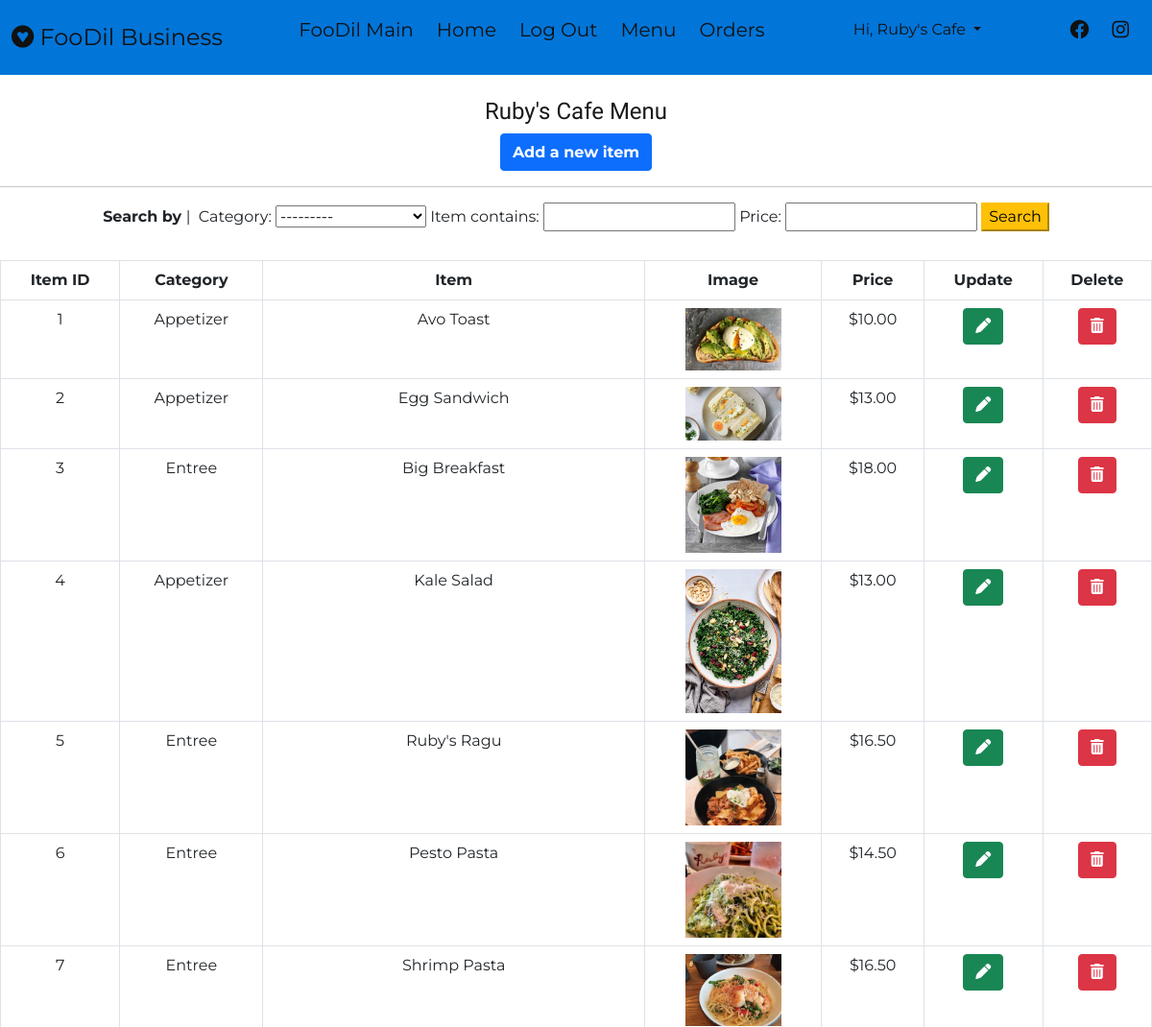
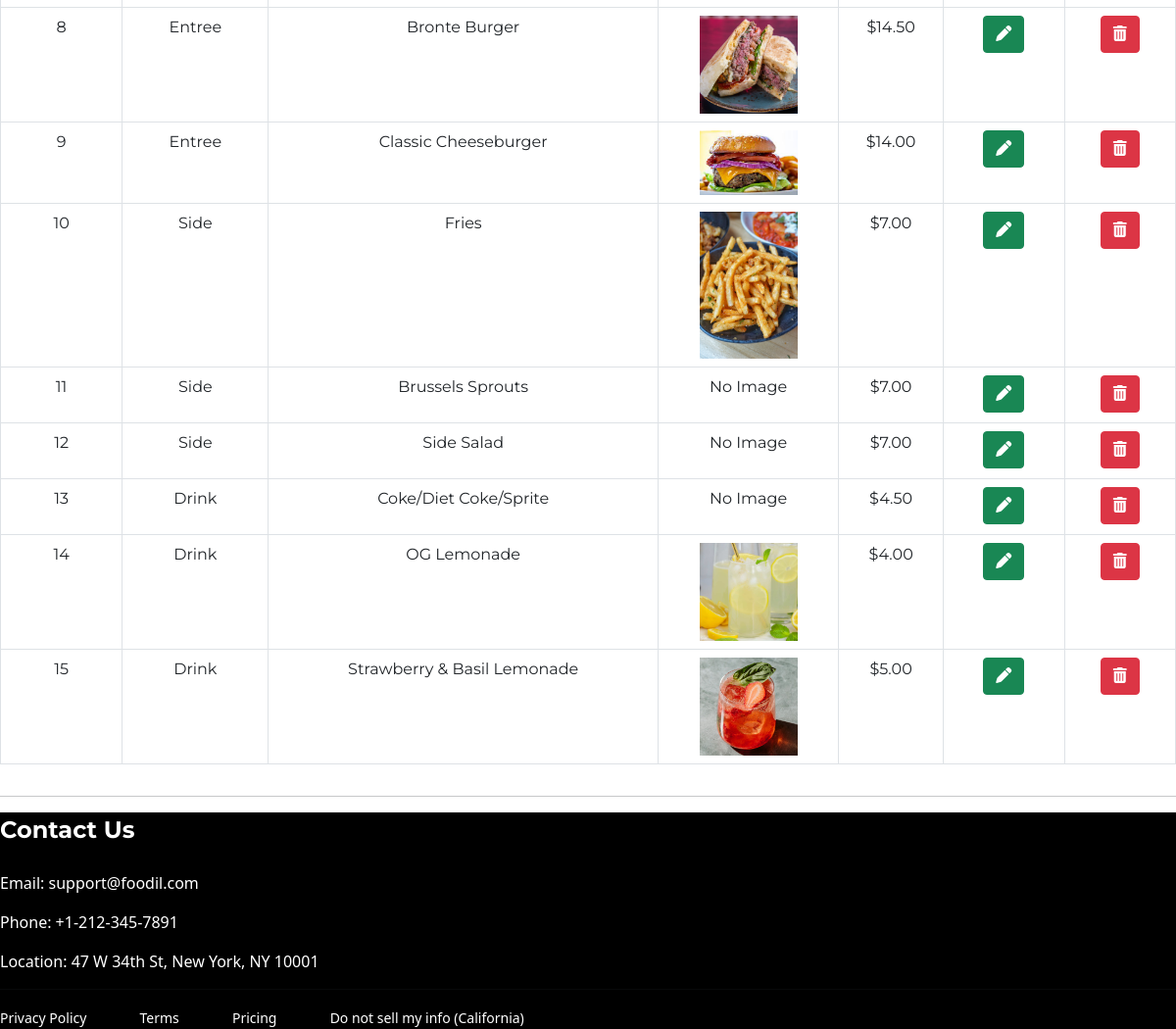
/restaurant/menu/ (signed in), run on the app's committed database (2 pictures, top to bottom).
### restaurant/models.py (models this page shows, shortened)
class Restaurant_Account(models.Model):
    user = models.OneToOneField(User, on_delete=models.CASCADE)
    is_customer = models.BooleanField(default=False)
    is_restaurant = models.BooleanField(default=True)
    restaurantID = models.AutoField(primary_key=True)
    name = models.CharField(max_length=200)
    isActive = models.BooleanField(default=True)
    image = models.ImageField(upload_to='images/', blank=True)
    phoneNumberRegex = RegexValidator(regex = r"^(?:(?:\+?1\s*(?:[.-]\s*)?)?(?:\(\s*([2-9]1[02-9]|[2-9][02-8]1|[2-9][02-8][02-9])\s*\)|([2-9]1[02-9]|[2-9][02-8]1|[2-9][02-8][02-9]))\s*(?:[.-]\s*)?)?([2-9]1[02-9]|[2-9][02-9]1|[2-9][02-9]{2})\s*(?:[.-]\s*)?([0-9]{4})(?:\s*(?:#|x\.?|ext\.?|extension)\s*(\d+))?$")
    phone = models.CharField(validators = [phoneNumberRegex], max_length = 12, unique = True)
    website = models.URLField(blank=True)
    country = models.CharField(max_length=50)

class Menu(models.Model):
    restaurantID = models.ForeignKey(Restaurant_Account, on_delete=models.CASCADE, default=None, null=True)
    item = models.CharField(max_length=100)
    itemImage = models.ImageField(upload_to='images/', blank=True)
    price = models.DecimalField(max_digits=6, decimal_places=2)
    category = models.CharField(
        max_length=20,
        choices=CHOICES)

### restaurant/decorators.py (the view)
        def wrapper_func(request, *args, **kwargs):
            group = None
            if request.user.groups.exists():
                group = request.user.groups.all()[0].name
            if group in allowed_roles:
                return view_func(request, *args, **kwargs)
            else:
                return HttpResponse('You are not authorized to view this page. You need to login with a business account. To sign up or login, please logout first.')

### restaurant/views.py (called while the page is built)
@login_required(login_url='r_login')
@allowed_users(allowed_roles=['admin', 'restaurant'])
def menu(request):
    if request.user.is_superuser:
        rid = 1
    else:
        rid = request.user.restaurant_account.restaurantID
    details=Menu.objects.filter(restaurantID=rid)
    myFilter = MenuFilter(request.GET, queryset=details)
    details = myFilter.qs
    return render(request, 'restaurant/menu.html', {'data':details, 'myFilter': myFilter})

### templates/restaurant/menu.html
{% extends 'restaurant/base.html' %}
{% load static %}
{% load crispy_forms_tags %}
{% block content %}
<br>
<div class="text-center">
    <h4>{{ user.restaurant_account.name }} Menu</h4>
</div>
<div class="culmn">
    <center>
        <button class="btn btn-primary"><a href="{% url 'add_menu' %}"
                style="color:#fff; text-decoration: none; font-family: 'Montserrat', sans-serif; font-weight:bold;">Add
                a new item</a></button>
        <hr>
        <form method="get" style="font-family: 'Montserrat', sans-serif; margin-top: 10px;">
            <strong>Search by </strong> |&nbsp; {{ myFilter.form }}
            <button class="btn-warning">Search</button>
        </form>
        <table class="table table-bordered text-center" id="menuData"
            style="margin-top: 30px; font-family: 'Montserrat', sans-serif;">
            <tr>
                <th scope="col">Item ID</th>
                <th scope="col">Category</th>
                <th scope="col">Item</th>
                <th scope="col">Image</th>
                <th scope="col">Price</th>
                <th scope="col">Update</th>
                <th scope="col">Delete</th>
            </tr>
            {% for x in data %}
            <tr>
                <td>{{x.id}}</td>
                <td>{{x.category}}</td>
                <td>{{x.item}}</td>
                <td>
                    {% if x.itemImage %}
                    <img src="{{ x.itemImage.url }}" style="width:100px;">
                    {% else %}
                    <p>No Image</p>
                    {% endif %}
                </td>
                <td>${{x.price}}</td>
                <td><a href="{% url 'update_item' itemID=x.id %}" class="btn btn-success myBtn"><i
                            class="fa-solid fa-pen"></i></a></td>
                <td><a href="{% url 'delete_item' itemID=x.id %}" class="btn btn-danger myBtn"><i
                            class="fa-solid fa-trash-can"></i></a></td>
            </tr>
            {% endfor %}
        </table>
    </center>
</div>
<hr>
{% endblock %}

### templates/restaurant/base.html (shortened to what this page needs)
{% load static %}
<!DOCTYPE html>
<html lang="en">
<head>
    <link rel="stylesheet" href="{% static 'restaurant/css/style.css' %}?after">
    <link href="https://cdn.jsdelivr.net/npm/bootstrap@5.1.3/dist/css/bootstrap.min.css" rel="stylesheet"
>
    <link rel="stylesheet" href="https://cdnjs.cloudflare.com/ajax/libs/font-awesome/6.0.0/css/all.min.css"
 />
</head>
<body>
    <div class="culmn">
        <nav class="main_navbar">
            <div class="navbar__logo">
                <i class="fa-brands fa-gratipay"></i>
                FooDil Business
            </div>
            <ul class="navbar__menu">
                <li><a href="{% url 'main' %}">FooDil Main</a></li>
                {% if user.is_authenticated %}
                <li><a href="{% url 'r_index' %}">Home</a></li>
                <li><a href="{% url 'r_logout' %}">Log Out</a></li>
                {% else %}
                <li><a href="{% url 'r_login' %}">Login</a></li>
                {% endif %}
                <li><a href="{% url 'menu'  %}">Menu</a></li>
                <li><a href="{% url 'orders'  %}">Orders</a></li>
            </ul>
            {% if user.is_authenticated %}
            <ul class="navbar__hello">
                <li id="hello-msg">
                    <div class="dropdown show">
                        <a class="btn myDropdown dropdown-toggle" href="#" role="button" id="dropdownMenuLink"
                            data-toggle="dropdown" aria-haspopup="true" aria-expanded="false"
                            style="box-shadow:none; outline:none;">
                            Hi, {{ user.restaurant_account.name }}
                        </a>
                    </div>
                </li>
            </ul>
            {% endif %}
            <ul class="navbar__links">
                <li><a href="http://facebook.com"><i class="fa-brands fa-facebook"></i></a></li>
                <li><a href="http://instagram.com"><i class="fa-brands fa-instagram"></i></a></li>
            </ul>
        </nav>
        {% block content %}
        {% endblock %}
    </div>
    {% include 'restaurant/footer.html' %}
</body>
</html>

### restaurant/static/restaurant/css/style.css (style rules this page uses)
html, body { font-size: 16px; color: #797979; width: 100%; padding: 0; margin-left: 0; margin-right: 0; font-weight: 400; width: 100%; font-family: 'Raleway', sans-serif; }
h1, h2, h3, h4, h5, h6 { margin: 0; font-family: 'Raleway', sans-serif; color: #1a1a1a; margin-bottom: 10px; }
h4 { font-size: 1.6rem; line-height: 2.2rem; }
.culmn { width: 100%; overflow: hidden; ; }
.main_navbar { display: flex; justify-content: space-between; align-items: center; background-color: #0275d8; padding: 8px 12px; font-family: 'Montserrat', sans-serif; }
.main_navbar a { text-decoration: none; color: #111; }
.navbar__logo { font-size: 24px; color: #111; }
.navbar__menu { font-size: 20px; display: flex; list-style: none; padding-left: 0; }
.navbar__hello { font-size: 20px; display: flex; list-style: none; padding-left: 0; }
.navbar__links { font-size: 20px; list-style: none; color: #111; display: flex; padding-left: 0; }
.navbar__links li { padding: 8px 12px; }
.navbar__menu li { padding: 8px 12px; }
.myBtn, .myDropdown { padding: 12px 20px; border-radius: 5px; border-style: none; font-family: 'Montserrat', sans-serif; background-color: #0275d8; font-weight: bold; }

### data on the page
Menu: id "1", category "Appetizer", item "Avo Toast", itemImage (picture), price "10.00"
Menu: id "2", category "Appetizer", item "Egg Sandwich", itemImage (picture), price "13.00"
Menu: id "3", category "Entree", item "Big Breakfast", itemImage (picture), price "18.00"
Menu: id "4", category "Appetizer", item "Kale Salad", itemImage (picture), price "13.00"
Menu: id "5", category "Entree", item "Ruby's Ragu", itemImage (picture), price "16.50"
Menu: id "6", category "Entree", item "Pesto Pasta", itemImage (picture), price "14.50"
Menu: id "7", category "Entree", item "Shrimp Pasta", itemImage (picture), price "16.50"
Menu: id "8", category "Entree", item "Bronte Burger", itemImage (picture), price "14.50"
Menu: id "9", category "Entree", item "Classic Cheeseburger", itemImage (picture), price "14.00"
Menu: id "10", category "Side", item "Fries", itemImage (picture), price "7.00"
Menu: id "11", category "Side", item "Brussels Sprouts", itemImage "No Image", price "7.00"
Menu: id "12", category "Side", item "Side Salad", itemImage "No Image", price "7.00"
Menu: id "13", category "Drink", item "Coke/Diet Coke/Sprite", itemImage "No Image", price "4.50"
Menu: id "14", category "Drink", item "OG Lemonade", itemImage (picture), price "4.00"
Menu: id "15", category "Drink", item "Strawberry & Basil Lemonade", itemImage (picture), price "5.00"

### other printed values
{{ user.restaurant_account.name }} "Ruby's Cafe"
